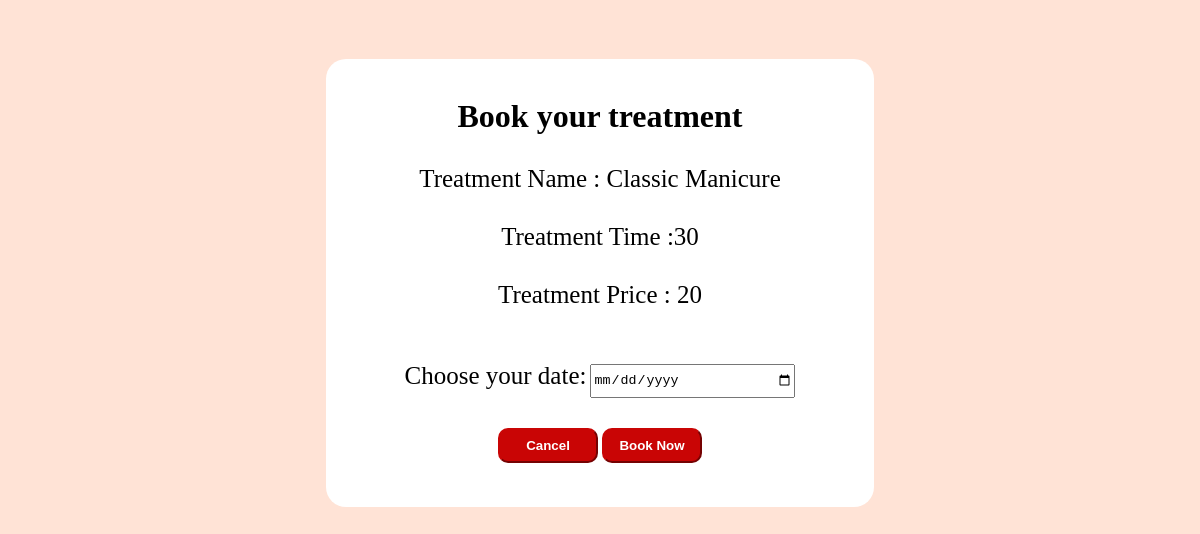
The app's page /views/bookItem.php?itemID=1 with its own data.
### tables this page shows
CREATE TABLE `treatments_item` (
  `id` int(11) NOT NULL,
  `name` varchar(255) NOT NULL,
  `price` decimal(10,0) NOT NULL,
  `time` int(11) NOT NULL,
  `treatment` int(11) NOT NULL,
  `img_url` varchar(255) NOT NULL
);

### models/DbCon.php (called while the page is built, shortened)
<?php
class DBConnection
{
    public function getConnection()
    {
        $this->servername="localhost";
        $this->user = "root";
        $this->password = "";
        $this->databaseName = "nails_salon";
        $connection = mysqli_connect($this->servername,$this->user,$this->password,$this->databaseName);
        return $connection;
    }
}

### controllers/ItemController.php (called while the page is built, shortened)
<?php
include_once '../models/DbCon.php';
class ItemController
{
    private $connection;
    public function __construct(){
        $obj = new DBConnection();
        $this->connection = $obj->getConnection();
    }
    public function getItemById($id){
        $sql="SELECT * FROM treatments_item WHERE id=$id";
        $items = mysqli_query($this->connection,$sql);
        $returnArray = array();
        if($items){
            while($row = mysqli_fetch_assoc($items)){
                array_push($returnArray, $row);
            }
            return $returnArray[0];
        }else{
            echo'So ka bon';
        }
    }
}

### views/bookItem.php (the view, shortened to what this page needs)
<?php
include_once "../controllers/ItemController.php";
$iController = new ItemController();
?>
<!DOCTYPE html>
<html lang="en">
<head>
    <link rel="stylesheet" href="../static/css/bookItemStyle.css">
</head>
<body>
<div class="bookDetails">
        <div class="details">
          <?php
          global $iController;
          if(isset($_GET['itemID'])){
            $itemm = $iController->getItemById($_GET['itemID']);
          }
          echo'
            <h1>Book your treatment</h1>
            <p>Treatment Name : '.$itemm['name'].'</p>
            <p>Treatment Time :'.$itemm['time'].' </p>
            <p>Treatment Price : '.$itemm['price'].'</p>
            ';
          ?>
              <form action="" method="POST">
              <label for="date">Choose your date:</label>
              <input type="date" for="date" name="date"><br>
              <input type="submit" value="Cancel" id="cancel" name="cancel">
              <input type="submit" value="Book Now" name="submit">
          </form>
        </div>
</div>
</body>
</html>

### static/css/bookItemStyle.css (style rules this page uses)
body { background-color: #ffe3d6; }
.bookDetails { width: 100%; height: 100%; display: flex; justify-content: center; align-items: center; margin-top: 5%; }
.bookDetails .details { background-color: white; width: 500px; height: 400px; border-radius: 20px; text-align: center; padding: 2%; }
.bookDetails .details h1 { margin-top: 3%; }
.bookDetails .details p, label { margin-top: 6%; font-size: 25px; }
.bookDetails .details input[type="date"] { margin: 6% 0; width: 200px; height: 30px; }
.bookDetails .details input[type="submit"] { height: 35px; width: 100px; color: white; background-color: rgb(201, 5, 5); font-weight: bold; border-color: rgb(201, 5, 5); border-radius: 10px; }

### records on screen
treatments_item: name "Classic Manicure", time "30", price "20"
